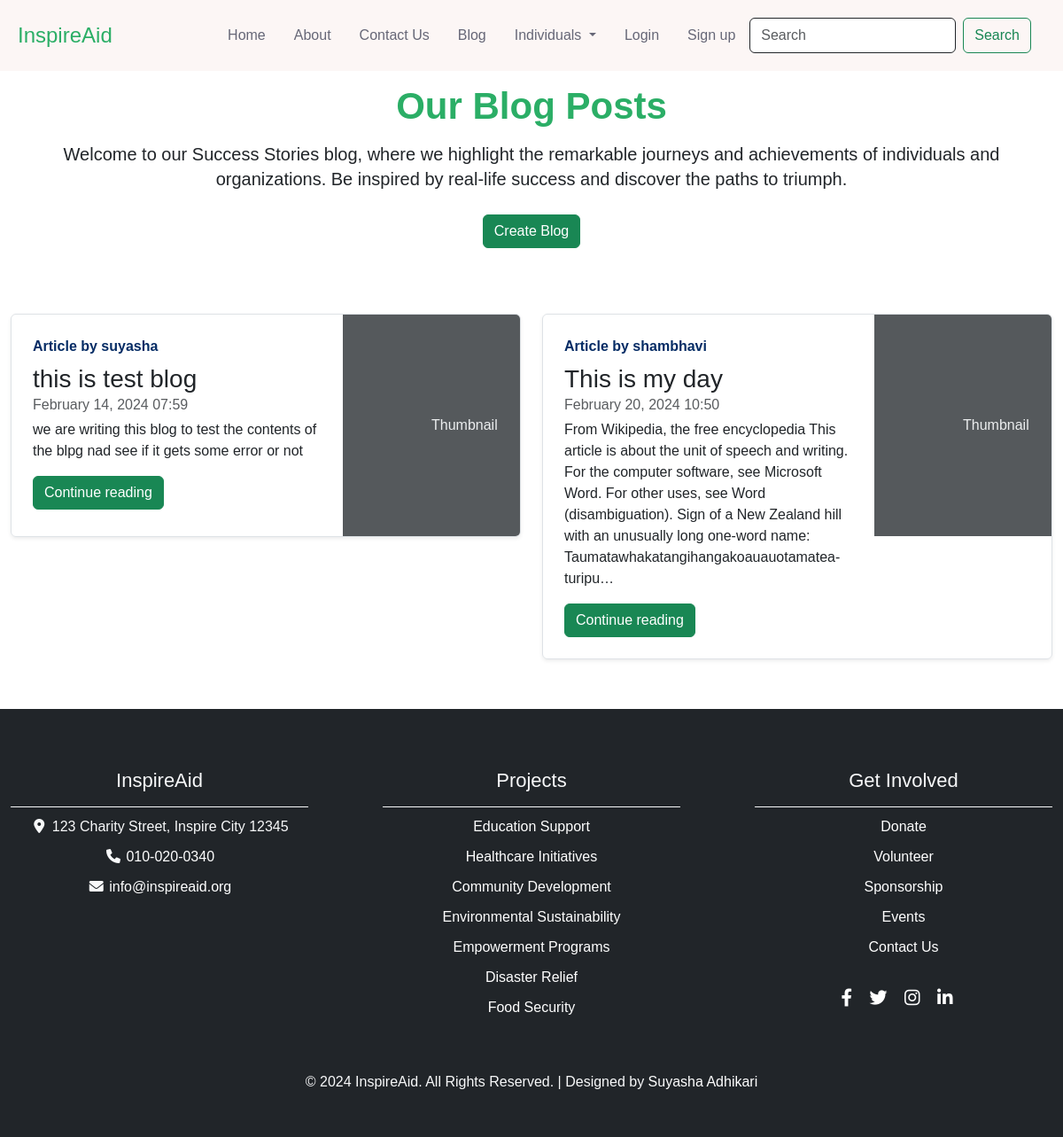
The page /blog/bloghome/ on the database its author committed.
### blog/models.py (models this page shows, shortened)
class Post(models.Model):
    sno = models.AutoField(primary_key=True)
    title=models.CharField(max_length=255)
    content=models.TextField()
    author=models.CharField(max_length=13)
    slug=models.CharField(max_length=130,unique=True, blank=True)
    timestamp=models.DateTimeField(auto_now_add=True, blank=True)

### blog/views.py (the view)
# urls.py: path('bloghome/',views.bloghome, name='bloghome'),
def bloghome(request):
    allPosts = Post.objects.all()
    context = {'allPosts': allPosts}
    return render(request, 'blog/bloghome.html', context)

### templates/blog/bloghome.html (shortened to what this page needs)
{% extends "base.html" %}
{% block extrastyles %}
    {% load static %}
    <link rel="stylesheet" type="text/css" href="{% static 'contact.css' %}">
{% endblock extrastyles %}
{% block body %}
<div class="container mb-4" style="margin-top: 8%;">
    <div class="row text-header text-center" style="margin-bottom: 50px;">
        <div class="col-12 section-intro">
            <h1 style="color: #2BAE66;font-size: 42px; font-weight: 700;line-height: 48px; padding-bottom: 8px;"> Our Blog Posts</h1>
            <p style="font-size: 20px; font-weight: 400; line-height: 28px;color: var(--gray-1);padding-bottom: 10px;">Welcome to our Success Stories blog, where we highlight the remarkable journeys and achievements of individuals and organizations. Be inspired by real-life success and discover the paths to triumph.</p>
        </div>
        <div class="col-12">
            <a href="{% url 'postcontent' %}" class="btn btn-success">Create Blog</a>
        </div>
    </div>
    <div class="row">
        {% for post in allPosts %}
            <div class="col-md-6 mb-2 mt-4">
                <div class="row g-0 border rounded overflow-hidden flex-md-row mb-4 shadow-sm h-md-250 position-relative">
                    <div class="col p-4 d-flex flex-column position-static">
                        <strong class="d-inline-block mb-2 text-primary-emphasis">Article by {{post.author}}</strong>
                        <h3 class="mb-0">{{post.title}}</h3>
                        <div class="mb-1 text-body-secondary">{{ post.timestamp|date:"F j, Y H:i" }}</div>
                        <p class="card-text mb-auto">{{post.content| truncatechars:300}}</p>
                        <div class="mt-3">
                            <a href="/blog/{{post.slug}}" role="button" class="btn btn-success">Continue reading</a>
                        </div>
                    </div>
                    <div class="col-auto d-none d-lg-block">
                        <svg class="bd-placeholder-img" width="200" height="250" xmlns="http://www.w3.org/2000/svg" role="img" aria-label="Placeholder: Thumbnail" preserveAspectRatio="xMidYMid slice" focusable="false"><title>Placeholder</title><rect width="100%" height="100%" fill="#55595c"></rect><text x="50%" y="50%" fill="#eceeef" dy=".3em">Thumbnail</text></svg>
                    </div>
                </div>
            </div>
        {% endfor %}
    </div>
</div>
{% endblock body %}

### static/base.css (style rules this page uses)
* { margin: 0; padding: 0; box-sizing: border-box; }

### static/contact.css (style rules this page uses)
body { background: #fff; }

### templates/base.html (style rules this page uses)
body { font-family: 'Arial', sans-serif; margin: 0; padding: 0; box-sizing: border-box; }
.container { max-width: 1200px; margin: 0 auto; }
.row { display: flex; flex-wrap: wrap; justify-content: space-between; align-items: flex-start; }

### rows shown on the page
Post: author "suyasha", title "this is test blog", timestamp "February 14, 2024 07:59", content "we are writing this blog to test the contents of the blpg nad see if it gets some error or not"
Post: author "shambhavi", title "This is my day", timestamp "February 20, 2024 10:50", content "From Wikipedia, the free encyclopedia This article is about the unit of speech and writing. For the computer software, see Microsoft Word. For other uses, see Word (disambiguation). Sign of a New Zealand hill with an unusually long one-word name: Taumata­whakatangihanga­koauau­o­tamatea­turi­pu…"
